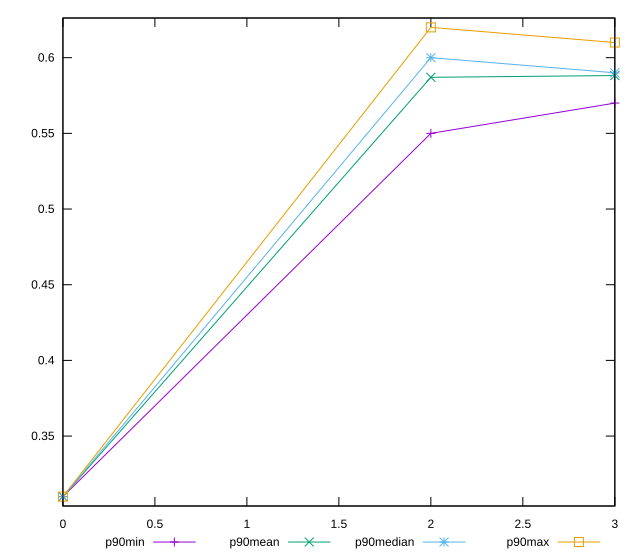

The script that saved this image:
reset

$p90Min <<EOF
0 0.31
2 0.55
3 0.57
EOF

$p90Mean <<EOF
0 0.31
2 0.587021276595745
3 0.5881914893617026
EOF

$p90Median <<EOF
0 0.31
2 0.6
3 0.59
EOF

$p90Max <<EOF
0 0.31
2 0.62
3 0.61
EOF

set key outside below
set xrange [0:3]
set yrange [0.3038:0.6262]
set trange [0.3038:0.6262]
set terminal svg size 640, 560 enhanced background rgb 'white'
set output "reports/report_00033_2021-03-01T14-23-16.841Z/meta/score/progression/value.svg"

plot $p90Min title "p90min" with linespoints, \
     $p90Mean title "p90mean" with linespoints, \
     $p90Median title "p90median" with linespoints, \
     $p90Max title "p90max" with linespoints

reset
